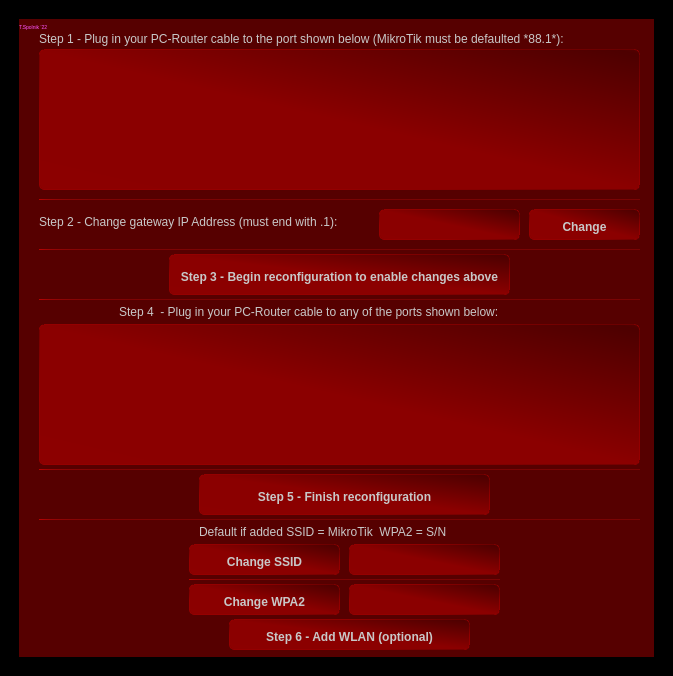
 <widget class="QMainWindow" name="MainWindow">
  <property name="geometry">
   <rect>
    <x>0</x>
    <y>0</y>
    <width>673</width>
    <height>676</height>
   </rect>
  </property>
  <property name="contextMenuPolicy">
   <enum>Qt::DefaultContextMenu</enum>
  </property>
  <property name="windowTitle">
   <string>MicroBrick</string>
  </property>
  <property name="windowIcon">
   <iconset>
    <normaloff>icon.ico</normaloff>icon.ico</iconset>
  </property>
  <property name="styleSheet">
   <string notr="true">background-color: rgb(0, 0, 0);</string>
  </property>
  <widget class="QWidget" name="centralwidget">
   <layout class="QGridLayout" name="gridLayout_3">
    <item row="0" column="0">
     <widget class="QFrame" name="frame">
      <property name="frameShape">
       <enum>QFrame::StyledPanel</enum>
      </property>
      <property name="frameShadow">
       <enum>QFrame::Raised</enum>
      </property>
      <layout class="QGridLayout" name="gridLayout">
       <item row="0" column="0">
        <widget class="QWidget" name="widgetOne" native="true">
         <property name="styleSheet">
          <string notr="true">QWidget#widgetOne{
	background-color: rgb(86, 0, 0);
}</string>
         </property>
         <widget class="QPushButton" name="ipButton">
          <property name="geometry">
           <rect>
            <x>510</x>
            <y>190</y>
            <width>111</width>
            <height>31</height>
           </rect>
          </property>
          <property name="font">
           <font>
            <family>Segoe UI</family>
            <pointsize>9</pointsize>
            <italic>false</italic>
            <bold>true</bold>
           </font>
          </property>
          <property name="styleSheet">
           <string notr="true">QPushButton {
	background-color: qlineargradient(spread:pad, x1:0, y1:1, x2:1, y2:0, stop:0 rgba(171, 0, 0, 162), stop:0.494382 rgba(169, 0, 0, 163), stop:0.98 rgba(72, 0, 0, 163), stop:1 rgba(0, 0, 0, 0));
	border: none;
	padding-top: 5px;
	color: rgb(200, 200, 200);
	border-radius: 5px;
	border-left: 1px solid rgb(0, 255, 127);
	border-right: 1px solid rgb(0, 255, 127);
	border-top: 1px solid rgb(0, 255, 127);
	border-bottom: 1px solid rgb(0, 255, 127);
	border-color: qlineargradient(spread:pad, x1:0, y1:1, x2:1, y2:0, stop:0 rgba(171, 0, 0, 162), stop:0.494382 rgba(169, 0, 0, 163), stop:0.98 rgba(72, 0, 0, 163), stop:1 rgba(0, 0, 0, 0));
	font: 900 9pt &quot;Segoe UI&quot;;
}
QPushButton:hover {
	background-color: qlineargradient(spread:pad, x1:0, y1:1, x2:1, y2:0, stop:0 rgba(215, 0, 0, 198), stop:0.494382 rgba(189, 0, 0, 198), stop:0.983146 rgba(102, 0, 0, 198), stop:1 rgba(0, 0, 0, 0));
	border-color: qlineargradient(spread:pad, x1:0, y1:1, x2:1, y2:0, stop:0 rgba(215, 0, 0, 198), stop:0.494382 rgba(189, 0, 0, 198), stop:0.983146 rgba(102, 0, 0, 198), stop:1 rgba(0, 0, 0, 0));
}
QPushButton:pressed {
	background-color: rgb(185, 185, 185);
}</string>
          </property>
          <property name="text">
           <string>Change</string>
          </property>
          <property name="flat">
           <bool>true</bool>
          </property>
         </widget>
         <widget class="QLabel" name="Step2Label">
          <property name="geometry">
           <rect>
            <x>20</x>
            <y>190</y>
            <width>331</width>
            <height>26</height>
           </rect>
          </property>
          <property name="styleSheet">
           <string notr="true">font: 900 9pt &quot;Segoe UI&quot;;
color: rgb(200, 200, 200);
background: transparent;</string>
          </property>
          <property name="text">
           <string>Step 2 - Change gateway IP Address (must end with .1):</string>
          </property>
         </widget>
         <widget class="Line" name="line5">
          <property name="geometry">
           <rect>
            <x>20</x>
            <y>170</y>
            <width>601</width>
            <height>20</height>
           </rect>
          </property>
          <property name="styleSheet">
           <string notr="true">color: qconicalgradient(cx:0.5, cy:0.5, angle:149.4, stop:0 rgba(255, 0, 0, 255), stop:0.505618 rgba(145, 5, 5, 255), stop:0.983146 rgba(0, 0, 0, 255), stop:1 rgba(0, 0, 0, 0));
background: transparent;
</string>
          </property>
          <property name="frameShadow">
           <enum>QFrame::Plain</enum>
          </property>
          <property name="orientation">
           <enum>Qt::Horizontal</enum>
          </property>
         </widget>
         <widget class="QLabel" name="label">
          <property name="geometry">
           <rect>
            <x>0</x>
            <y>0</y>
            <width>31</width>
            <height>16</height>
           </rect>
          </property>
          <property name="font">
           <font>
            <pointsize>4</pointsize>
           </font>
          </property>
          <property name="styleSheet">
           <string notr="true">background: transparent;
color: rgb(255, 85, 255);</string>
          </property>
          <property name="text">
           <string>T.Spolnik '22</string>
          </property>
         </widget>
         <widget class="Line" name="line2">
          <property name="geometry">
           <rect>
            <x>20</x>
            <y>270</y>
            <width>601</width>
            <height>20</height>
           </rect>
          </property>
          <property name="styleSheet">
           <string notr="true">color: qconicalgradient(cx:0.5, cy:0.5, angle:149.4, stop:0 rgba(255, 0, 0, 255), stop:0.505618 rgba(145, 5, 5, 255), stop:0.983146 rgba(0, 0, 0, 255), stop:1 rgba(0, 0, 0, 0));
background: transparent;
</string>
          </property>
          <property name="frameShadow">
           <enum>QFrame::Plain</enum>
          </property>
          <property name="orientation">
           <enum>Qt::Horizontal</enum>
          </property>
         </widget>
         <widget class="QPushButton" name="Step3ConfButton">
          <property name="geometry">
           <rect>
            <x>150</x>
            <y>235</y>
            <width>341</width>
            <height>41</height>
           </rect>
          </property>
          <property name="font">
           <font>
            <family>Segoe UI</family>
            <pointsize>9</pointsize>
            <italic>false</italic>
            <bold>true</bold>
           </font>
          </property>
          <property name="styleSheet">
           <string notr="true">QPushButton {
	background-color: qlineargradient(spread:pad, x1:0, y1:1, x2:1, y2:0, stop:0 rgba(171, 0, 0, 162), stop:0.494382 rgba(169, 0, 0, 163), stop:0.98 rgba(72, 0, 0, 163), stop:1 rgba(0, 0, 0, 0));
	border: none;
	padding-top: 5px;
	color: rgb(200, 200, 200);
	border-radius: 5px;
	border-left: 1px solid rgb(0, 255, 127);
	border-right: 1px solid rgb(0, 255, 127);
	border-top: 1px solid rgb(0, 255, 127);
	border-bottom: 1px solid rgb(0, 255, 127);
	border-color: qlineargradient(spread:pad, x1:0, y1:1, x2:1, y2:0, stop:0 rgba(171, 0, 0, 162), stop:0.494382 rgba(169, 0, 0, 163), stop:0.98 rgba(72, 0, 0, 163), stop:1 rgba(0, 0, 0, 0));
	font: 900 9pt &quot;Segoe UI&quot;;
}
QPushButton:hover {
	background-color: qlineargradient(spread:pad, x1:0, y1:1, x2:1, y2:0, stop:0 rgba(215, 0, 0, 198), stop:0.494382 rgba(189, 0, 0, 198), stop:0.983146 rgba(102, 0, 0, 198), stop:1 rgba(0, 0, 0, 0));
	border-color: qlineargradient(spread:pad, x1:0, y1:1, x2:1, y2:0, stop:0 rgba(215, 0, 0, 198), stop:0.494382 rgba(189, 0, 0, 198), stop:0.983146 rgba(102, 0, 0, 198), stop:1 rgba(0, 0, 0, 0));
}
QPushButton:pressed {
	background-color: rgb(185, 185, 185);
}</string>
          </property>
          <property name="text">
           <string>Step 3 - Begin reconfiguration to enable changes above</string>
          </property>
          <property name="flat">
           <bool>true</bool>
          </property>
         </widget>
         <widget class="QPushButton" name="InfoGraphic1Button">
          <property name="geometry">
           <rect>
            <x>20</x>
            <y>30</y>
            <width>601</width>
            <height>141</height>
           </rect>
          </property>
          <property name="font">
           <font>
            <family>Eras Bold ITC</family>
            <pointsize>11</pointsize>
            <bold>false</bold>
           </font>
          </property>
          <property name="styleSheet">
           <string notr="true">QPushButton {
	background: url(MikrotikStep1.png);
	background-color: qlineargradient(spread:pad, x1:0, y1:1, x2:1, y2:0, stop:0 rgba(171, 0, 0, 162), stop:0.494382 rgba(169, 0, 0, 163), stop:0.98 rgba(72, 0, 0, 163), stop:1 rgba(0, 0, 0, 0));
	border: none;
	padding-top: 5px;
	color: rgb(200, 200, 200);
	border-radius: 5px;
	border-left: 1px solid rgb(0, 255, 127);
	border-right: 1px solid rgb(0, 255, 127);
	border-top: 1px solid rgb(0, 255, 127);
	border-bottom: 1px solid rgb(0, 255, 127);
	border-color: qlineargradient(spread:pad, x1:0, y1:1, x2:1, y2:0, stop:0 rgba(171, 0, 0, 162), stop:0.494382 rgba(169, 0, 0, 163), stop:0.98 rgba(72, 0, 0, 163), stop:1 rgba(0, 0, 0, 0));
}
QPushButton:hover {
	background-color: qlineargradient(spread:pad, x1:0, y1:1, x2:1, y2:0, stop:0 rgba(215, 0, 0, 198), stop:0.494382 rgba(189, 0, 0, 198), stop:0.983146 rgba(102, 0, 0, 198), stop:1 rgba(0, 0, 0, 0));
	border-color: qlineargradient(spread:pad, x1:0, y1:1, x2:1, y2:0, stop:0 rgba(215, 0, 0, 198), stop:0.494382 rgba(189, 0, 0, 198), stop:0.983146 rgba(102, 0, 0, 198), stop:1 rgba(0, 0, 0, 0));
}
QPushButton:pressed {
	background-color: rgb(185, 185, 185);
}</string>
          </property>
          <property name="text">
           <string/>
          </property>
          <property name="flat">
           <bool>true</bool>
          </property>
         </widget>
         <widget class="QLabel" name="Step1Label">
          <property name="geometry">
           <rect>
            <x>20</x>
            <y>10</y>
            <width>601</width>
            <height>20</height>
           </rect>
          </property>
          <property name="styleSheet">
           <string notr="true">font: 900 9pt &quot;Segoe UI&quot;;
color: rgb(200, 200, 200);
background: transparent;</string>
          </property>
          <property name="text">
           <string>Step 1 - Plug in your PC-Router cable to the port shown below (MikroTik must be defaulted *88.1*):</string>
          </property>
         </widget>
         <widget class="QTextBrowser" name="ipView">
          <property name="geometry">
           <rect>
            <x>360</x>
            <y>190</y>
            <width>141</width>
            <height>31</height>
           </rect>
          </property>
          <property name="font">
           <font>
            <family>Segoe UI</family>
            <pointsize>9</pointsize>
            <italic>false</italic>
            <bold>true</bold>
           </font>
          </property>
          <property name="styleSheet">
           <string notr="true">color: rgb(255, 255, 255);
		background-color: qlineargradient(spread:pad, x1:0, y1:1, x2:1, y2:0, stop:0 rgba(171, 0, 0, 162), stop:0.494382 rgba(169, 0, 0, 163), stop:0.98 rgba(72, 0, 0, 163), stop:1 rgba(0, 0, 0, 0));
font: 900 9pt &quot;Segoe UI&quot;;
allign: center;


border: none;
	padding-top: 5px;
	color: rgb(200, 200, 200);
	border-radius: 5px;
	border-left: 1px solid rgb(0, 255, 127);
	border-right: 1px solid rgb(0, 255, 127);
	border-top: 1px solid rgb(0, 255, 127);
	border-bottom: 1px solid rgb(0, 255, 127);
	border-color: qlineargradient(spread:pad, x1:0, y1:1, x2:1, y2:0, stop:0 rgba(171, 0, 0, 162), stop:0.494382 rgba(169, 0, 0, 163), stop:0.98 rgba(72, 0, 0, 163), stop:1 rgba(0, 0, 0, 0));
</string>
          </property>
          <property name="html">
           <string>&lt;!DOCTYPE HTML PUBLIC &quot;-//W3C//DTD HTML 4.0//EN&quot; &quot;http://www.w3.org/TR/REC-html40/strict.dtd&quot;&gt;
&lt;html&gt;&lt;head&gt;&lt;meta name=&quot;qrichtext&quot; content=&quot;1&quot; /&gt;&lt;meta charset=&quot;utf-8&quot; /&gt;&lt;style type=&quot;text/css&quot;&gt;
p, li { white-space: pre-wrap; }
hr { height: 1px; border-width: 0; }
&lt;/style&gt;&lt;/head&gt;&lt;body style=&quot; font-family:'Segoe UI'; font-size:9pt; font-weight:900; font-style:normal;&quot;&gt;
&lt;p align=&quot;center&quot; style=&quot;-qt-paragraph-type:empty; margin-top:0px; margin-bottom:0px; margin-left:0px; margin-right:0px; -qt-block-indent:0; text-indent:0px; font-weight:400;&quot;&gt;&lt;br /&gt;&lt;/p&gt;&lt;/body&gt;&lt;/html&gt;</string>
          </property>
         </widget>
         <widget class="Line" name="line1">
          <property name="geometry">
           <rect>
            <x>20</x>
            <y>220</y>
            <width>601</width>
            <height>20</height>
           </rect>
          </property>
          <property name="styleSheet">
           <string notr="true">color: qconicalgradient(cx:0.5, cy:0.5, angle:149.4, stop:0 rgba(255, 0, 0, 255), stop:0.505618 rgba(145, 5, 5, 255), stop:0.983146 rgba(0, 0, 0, 255), stop:1 rgba(0, 0, 0, 0));
background: transparent;
</string>
          </property>
          <property name="frameShadow">
           <enum>QFrame::Plain</enum>
          </property>
          <property name="orientation">
           <enum>Qt::Horizontal</enum>
          </property>
         </widget>
         <widget class="QPushButton" name="Step5ConfButton">
          <property name="geometry">
           <rect>
            <x>180</x>
            <y>455</y>
            <width>291</width>
            <height>41</height>
           </rect>
          </property>
          <property name="font">
           <font>
            <family>Segoe UI</family>
            <pointsize>9</pointsize>
            <italic>false</italic>
            <bold>true</bold>
           </font>
          </property>
          <property name="styleSheet">
           <string notr="true">QPushButton {
	background-color: qlineargradient(spread:pad, x1:0, y1:1, x2:1, y2:0, stop:0 rgba(171, 0, 0, 162), stop:0.494382 rgba(169, 0, 0, 163), stop:0.98 rgba(72, 0, 0, 163), stop:1 rgba(0, 0, 0, 0));
	border: none;
	padding-top: 5px;
	color: rgb(200, 200, 200);
	border-radius: 5px;
	border-left: 1px solid rgb(0, 255, 127);
	border-right: 1px solid rgb(0, 255, 127);
	border-top: 1px solid rgb(0, 255, 127);
	border-bottom: 1px solid rgb(0, 255, 127);
	border-color: qlineargradient(spread:pad, x1:0, y1:1, x2:1, y2:0, stop:0 rgba(171, 0, 0, 162), stop:0.494382 rgba(169, 0, 0, 163), stop:0.98 rgba(72, 0, 0, 163), stop:1 rgba(0, 0, 0, 0));
	font: 900 9pt &quot;Segoe UI&quot;;
}
QPushButton:hover {
	background-color: qlineargradient(spread:pad, x1:0, y1:1, x2:1, y2:0, stop:0 rgba(215, 0, 0, 198), stop:0.494382 rgba(189, 0, 0, 198), stop:0.983146 rgba(102, 0, 0, 198), stop:1 rgba(0, 0, 0, 0));
	border-color: qlineargradient(spread:pad, x1:0, y1:1, x2:1, y2:0, stop:0 rgba(215, 0, 0, 198), stop:0.494382 rgba(189, 0, 0, 198), stop:0.983146 rgba(102, 0, 0, 198), stop:1 rgba(0, 0, 0, 0));
}
QPushButton:pressed {
	background-color: rgb(185, 185, 185);
}</string>
          </property>
          <property name="text">
           <string>Step 5 - Finish reconfiguration</string>
          </property>
          <property name="flat">
           <bool>true</bool>
          </property>
         </widget>
         <widget class="Line" name="line4">
          <property name="geometry">
           <rect>
            <x>20</x>
            <y>490</y>
            <width>601</width>
            <height>20</height>
           </rect>
          </property>
          <property name="styleSheet">
           <string notr="true">color: qconicalgradient(cx:0.5, cy:0.5, angle:149.4, stop:0 rgba(255, 0, 0, 255), stop:0.505618 rgba(145, 5, 5, 255), stop:0.983146 rgba(0, 0, 0, 255), stop:1 rgba(0, 0, 0, 0));
background: transparent;
</string>
          </property>
          <property name="frameShadow">
           <enum>QFrame::Plain</enum>
          </property>
          <property name="orientation">
           <enum>Qt::Horizontal</enum>
          </property>
         </widget>
         <widget class="QLabel" name="Step4Label">
          <property name="geometry">
           <rect>
            <x>100</x>
            <y>280</y>
            <width>431</width>
            <height>26</height>
           </rect>
          </property>
          <property name="styleSheet">
           <string notr="true">font: 900 9pt &quot;Segoe UI&quot;;
color: rgb(200, 200, 200);
background: transparent;</string>
          </property>
          <property name="text">
           <string>Step 4  - Plug in your PC-Router cable to any of the ports shown below:</string>
          </property>
         </widget>
         <widget class="QPushButton" name="InfoGraphic2Button">
          <property name="geometry">
           <rect>
            <x>20</x>
            <y>305</y>
            <width>601</width>
            <height>141</height>
           </rect>
          </property>
          <property name="font">
           <font>
            <family>Eras Bold ITC</family>
            <pointsize>11</pointsize>
            <bold>false</bold>
           </font>
          </property>
          <property name="styleSheet">
           <string notr="true">QPushButton {
	background: url(MikrotikStep2.png);
	background-color: qlineargradient(spread:pad, x1:0, y1:1, x2:1, y2:0, stop:0 rgba(171, 0, 0, 162), stop:0.494382 rgba(169, 0, 0, 163), stop:0.98 rgba(72, 0, 0, 163), stop:1 rgba(0, 0, 0, 0));
	border: none;
	padding-top: 5px;
	color: rgb(200, 200, 200);
	border-radius: 5px;
	border-left: 1px solid rgb(0, 255, 127);
	border-right: 1px solid rgb(0, 255, 127);
	border-top: 1px solid rgb(0, 255, 127);
	border-bottom: 1px solid rgb(0, 255, 127);
	border-color: qlineargradient(spread:pad, x1:0, y1:1, x2:1, y2:0, stop:0 rgba(171, 0, 0, 162), stop:0.494382 rgba(169, 0, 0, 163), stop:0.98 rgba(72, 0, 0, 163), stop:1 rgba(0, 0, 0, 0));
}
QPushButton:hover {
	background-color: qlineargradient(spread:pad, x1:0, y1:1, x2:1, y2:0, stop:0 rgba(215, 0, 0, 198), stop:0.494382 rgba(189, 0, 0, 198), stop:0.983146 rgba(102, 0, 0, 198), stop:1 rgba(0, 0, 0, 0));
	border-color: qlineargradient(spread:pad, x1:0, y1:1, x2:1, y2:0, stop:0 rgba(215, 0, 0, 198), stop:0.494382 rgba(189, 0, 0, 198), stop:0.983146 rgba(102, 0, 0, 198), stop:1 rgba(0, 0, 0, 0));
}
QPushButton:pressed {
	background-color: rgb(185, 185, 185);
}</string>
          </property>
          <property name="text">
           <string/>
          </property>
          <property name="flat">
           <bool>true</bool>
          </property>
         </widget>
         <widget class="Line" name="line3">
          <property name="geometry">
           <rect>
            <x>20</x>
            <y>440</y>
            <width>601</width>
            <height>20</height>
           </rect>
          </property>
          <property name="styleSheet">
           <string notr="true">color: qconicalgradient(cx:0.5, cy:0.5, angle:149.4, stop:0 rgba(255, 0, 0, 255), stop:0.505618 rgba(145, 5, 5, 255), stop:0.983146 rgba(0, 0, 0, 255), stop:1 rgba(0, 0, 0, 0));
background: transparent;
</string>
          </property>
          <property name="frameShadow">
           <enum>QFrame::Plain</enum>
          </property>
          <property name="orientation">
           <enum>Qt::Horizontal</enum>
          </property>
         </widget>
         <widget class="QLabel" name="wlanLabel">
          <property name="geometry">
           <rect>
            <x>180</x>
            <y>500</y>
            <width>281</width>
            <height>26</height>
           </rect>
          </property>
          <property name="styleSheet">
           <string notr="true">font: 900 9pt &quot;Segoe UI&quot;;
color: rgb(200, 200, 200);
background: transparent;</string>
          </property>
          <property name="text">
           <string>Default if added SSID = MikroTik  WPA2 = S/N</string>
          </property>
         </widget>
         <widget class="QTextBrowser" name="ssidView">
          <property name="geometry">
           <rect>
            <x>330</x>
            <y>525</y>
            <width>151</width>
            <height>31</height>
           </rect>
          </property>
          <property name="font">
           <font>
            <family>Segoe UI</family>
            <pointsize>9</pointsize>
            <italic>false</italic>
            <bold>true</bold>
           </font>
          </property>
          <property name="styleSheet">
           <string notr="true">color: rgb(255, 255, 255);
		background-color: qlineargradient(spread:pad, x1:0, y1:1, x2:1, y2:0, stop:0 rgba(171, 0, 0, 162), stop:0.494382 rgba(169, 0, 0, 163), stop:0.98 rgba(72, 0, 0, 163), stop:1 rgba(0, 0, 0, 0));
font: 900 9pt &quot;Segoe UI&quot;;
allign: center;


border: none;
	padding-top: 5px;
	color: rgb(200, 200, 200);
	border-radius: 5px;
	border-left: 1px solid rgb(0, 255, 127);
	border-right: 1px solid rgb(0, 255, 127);
	border-top: 1px solid rgb(0, 255, 127);
	border-bottom: 1px solid rgb(0, 255, 127);
	border-color: qlineargradient(spread:pad, x1:0, y1:1, x2:1, y2:0, stop:0 rgba(171, 0, 0, 162), stop:0.494382 rgba(169, 0, 0, 163), stop:0.98 rgba(72, 0, 0, 163), stop:1 rgba(0, 0, 0, 0));
</string>
          </property>
          <property name="html">
           <string>&lt;!DOCTYPE HTML PUBLIC &quot;-//W3C//DTD HTML 4.0//EN&quot; &quot;http://www.w3.org/TR/REC-html40/strict.dtd&quot;&gt;
&lt;html&gt;&lt;head&gt;&lt;meta name=&quot;qrichtext&quot; content=&quot;1&quot; /&gt;&lt;meta charset=&quot;utf-8&quot; /&gt;&lt;style type=&quot;text/css&quot;&gt;
p, li { white-space: pre-wrap; }
hr { height: 1px; border-width: 0; }
&lt;/style&gt;&lt;/head&gt;&lt;body style=&quot; font-family:'Segoe UI'; font-size:9pt; font-weight:900; font-style:normal;&quot;&gt;
&lt;p align=&quot;center&quot; style=&quot;-qt-paragraph-type:empty; margin-top:0px; margin-bottom:0px; margin-left:0px; margin-right:0px; -qt-block-indent:0; text-indent:0px; font-weight:400;&quot;&gt;&lt;br /&gt;&lt;/p&gt;&lt;/body&gt;&lt;/html&gt;</string>
          </property>
         </widget>
         <widget class="Line" name="line6">
          <property name="geometry">
           <rect>
            <x>170</x>
            <y>550</y>
            <width>311</width>
            <height>20</height>
           </rect>
          </property>
          <property name="styleSheet">
           <string notr="true">color: qconicalgradient(cx:0.5, cy:0.5, angle:149.4, stop:0 rgba(255, 0, 0, 255), stop:0.505618 rgba(145, 5, 5, 255), stop:0.983146 rgba(0, 0, 0, 255), stop:1 rgba(0, 0, 0, 0));
background: transparent;
</string>
          </property>
          <property name="frameShadow">
           <enum>QFrame::Plain</enum>
          </property>
          <property name="orientation">
           <enum>Qt::Horizontal</enum>
          </property>
         </widget>
         <widget class="QPushButton" name="ssidButton">
          <property name="geometry">
           <rect>
            <x>170</x>
            <y>525</y>
            <width>151</width>
            <height>31</height>
           </rect>
          </property>
          <property name="font">
           <font>
            <family>Segoe UI</family>
            <pointsize>9</pointsize>
            <italic>false</italic>
            <bold>true</bold>
           </font>
          </property>
          <property name="styleSheet">
           <string notr="true">QPushButton {
	background-color: qlineargradient(spread:pad, x1:0, y1:1, x2:1, y2:0, stop:0 rgba(171, 0, 0, 162), stop:0.494382 rgba(169, 0, 0, 163), stop:0.98 rgba(72, 0, 0, 163), stop:1 rgba(0, 0, 0, 0));
	border: none;
	padding-top: 5px;
	color: rgb(200, 200, 200);
	border-radius: 5px;
	border-left: 1px solid rgb(0, 255, 127);
	border-right: 1px solid rgb(0, 255, 127);
	border-top: 1px solid rgb(0, 255, 127);
	border-bottom: 1px solid rgb(0, 255, 127);
	border-color: qlineargradient(spread:pad, x1:0, y1:1, x2:1, y2:0, stop:0 rgba(171, 0, 0, 162), stop:0.494382 rgba(169, 0, 0, 163), stop:0.98 rgba(72, 0, 0, 163), stop:1 rgba(0, 0, 0, 0));
	font: 900 9pt &quot;Segoe UI&quot;;
}
QPushButton:hover {
	background-color: qlineargradient(spread:pad, x1:0, y1:1, x2:1, y2:0, stop:0 rgba(215, 0, 0, 198), stop:0.494382 rgba(189, 0, 0, 198), stop:0.983146 rgba(102, 0, 0, 198), stop:1 rgba(0, 0, 0, 0));
	border-color: qlineargradient(spread:pad, x1:0, y1:1, x2:1, y2:0, stop:0 rgba(215, 0, 0, 198), stop:0.494382 rgba(189, 0, 0, 198), stop:0.983146 rgba(102, 0, 0, 198), stop:1 rgba(0, 0, 0, 0));
}
QPushButton:pressed {
	background-color: rgb(185, 185, 185);
}</string>
          </property>
          <property name="text">
           <string>Change SSID</string>
          </property>
          <property name="flat">
           <bool>true</bool>
          </property>
         </widget>
         <widget class="QPushButton" name="wpa2Button">
          <property name="geometry">
           <rect>
            <x>170</x>
            <y>565</y>
            <width>151</width>
            <height>31</height>
           </rect>
          </property>
          <property name="font">
           <font>
            <family>Segoe UI</family>
            <pointsize>9</pointsize>
            <italic>false</italic>
            <bold>true</bold>
           </font>
          </property>
          <property name="styleSheet">
           <string notr="true">QPushButton {
	background-color: qlineargradient(spread:pad, x1:0, y1:1, x2:1, y2:0, stop:0 rgba(171, 0, 0, 162), stop:0.494382 rgba(169, 0, 0, 163), stop:0.98 rgba(72, 0, 0, 163), stop:1 rgba(0, 0, 0, 0));
	border: none;
	padding-top: 5px;
	color: rgb(200, 200, 200);
	border-radius: 5px;
	border-left: 1px solid rgb(0, 255, 127);
	border-right: 1px solid rgb(0, 255, 127);
	border-top: 1px solid rgb(0, 255, 127);
	border-bottom: 1px solid rgb(0, 255, 127);
	border-color: qlineargradient(spread:pad, x1:0, y1:1, x2:1, y2:0, stop:0 rgba(171, 0, 0, 162), stop:0.494382 rgba(169, 0, 0, 163), stop:0.98 rgba(72, 0, 0, 163), stop:1 rgba(0, 0, 0, 0));
	font: 900 9pt &quot;Segoe UI&quot;;
}
QPushButton:hover {
	background-color: qlineargradient(spread:pad, x1:0, y1:1, x2:1, y2:0, stop:0 rgba(215, 0, 0, 198), stop:0.494382 rgba(189, 0, 0, 198), stop:0.983146 rgba(102, 0, 0, 198), stop:1 rgba(0, 0, 0, 0));
	border-color: qlineargradient(spread:pad, x1:0, y1:1, x2:1, y2:0, stop:0 rgba(215, 0, 0, 198), stop:0.494382 rgba(189, 0, 0, 198), stop:0.983146 rgba(102, 0, 0, 198), stop:1 rgba(0, 0, 0, 0));
}
QPushButton:pressed {
	background-color: rgb(185, 185, 185);
}</string>
          </property>
          <property name="text">
           <string>Change WPA2</string>
          </property>
          <property name="flat">
           <bool>true</bool>
          </property>
         </widget>
         <widget class="QTextBrowser" name="wpa2View">
          <property name="geometry">
           <rect>
            <x>330</x>
            <y>565</y>
            <width>151</width>
            <height>31</height>
           </rect>
          </property>
          <property name="font">
           <font>
            <family>Segoe UI</family>
            <pointsize>9</pointsize>
            <italic>false</italic>
            <bold>true</bold>
           </font>
          </property>
          <property name="styleSheet">
           <string notr="true">color: rgb(255, 255, 255);
		background-color: qlineargradient(spread:pad, x1:0, y1:1, x2:1, y2:0, stop:0 rgba(171, 0, 0, 162), stop:0.494382 rgba(169, 0, 0, 163), stop:0.98 rgba(72, 0, 0, 163), stop:1 rgba(0, 0, 0, 0));
font: 900 9pt &quot;Segoe UI&quot;;
allign: center;


border: none;
	padding-top: 5px;
	color: rgb(200, 200, 200);
	border-radius: 5px;
	border-left: 1px solid rgb(0, 255, 127);
	border-right: 1px solid rgb(0, 255, 127);
	border-top: 1px solid rgb(0, 255, 127);
	border-bottom: 1px solid rgb(0, 255, 127);
	border-color: qlineargradient(spread:pad, x1:0, y1:1, x2:1, y2:0, stop:0 rgba(171, 0, 0, 162), stop:0.494382 rgba(169, 0, 0, 163), stop:0.98 rgba(72, 0, 0, 163), stop:1 rgba(0, 0, 0, 0));
</string>
          </property>
          <property name="html">
           <string>&lt;!DOCTYPE HTML PUBLIC &quot;-//W3C//DTD HTML 4.0//EN&quot; &quot;http://www.w3.org/TR/REC-html40/strict.dtd&quot;&gt;
&lt;html&gt;&lt;head&gt;&lt;meta name=&quot;qrichtext&quot; content=&quot;1&quot; /&gt;&lt;meta charset=&quot;utf-8&quot; /&gt;&lt;style type=&quot;text/css&quot;&gt;
p, li { white-space: pre-wrap; }
hr { height: 1px; border-width: 0; }
&lt;/style&gt;&lt;/head&gt;&lt;body style=&quot; font-family:'Segoe UI'; font-size:9pt; font-weight:900; font-style:normal;&quot;&gt;
&lt;p align=&quot;center&quot; style=&quot;-qt-paragraph-type:empty; margin-top:0px; margin-bottom:0px; margin-left:0px; margin-right:0px; -qt-block-indent:0; text-indent:0px; font-weight:400;&quot;&gt;&lt;br /&gt;&lt;/p&gt;&lt;/body&gt;&lt;/html&gt;</string>
          </property>
         </widget>
         <widget class="QPushButton" name="Step6Button">
          <property name="geometry">
           <rect>
            <x>210</x>
            <y>600</y>
            <width>241</width>
            <height>31</height>
           </rect>
          </property>
          <property name="font">
           <font>
            <family>Segoe UI</family>
            <pointsize>9</pointsize>
            <italic>false</italic>
            <bold>true</bold>
           </font>
          </property>
          <property name="styleSheet">
           <string notr="true">QPushButton {
	background-color: qlineargradient(spread:pad, x1:0, y1:1, x2:1, y2:0, stop:0 rgba(171, 0, 0, 162), stop:0.494382 rgba(169, 0, 0, 163), stop:0.98 rgba(72, 0, 0, 163), stop:1 rgba(0, 0, 0, 0));
	border: none;
	padding-top: 5px;
	color: rgb(200, 200, 200);
	border-radius: 5px;
	border-left: 1px solid rgb(0, 255, 127);
	border-right: 1px solid rgb(0, 255, 127);
	border-top: 1px solid rgb(0, 255, 127);
	border-bottom: 1px solid rgb(0, 255, 127);
	border-color: qlineargradient(spread:pad, x1:0, y1:1, x2:1, y2:0, stop:0 rgba(171, 0, 0, 162), stop:0.494382 rgba(169, 0, 0, 163), stop:0.98 rgba(72, 0, 0, 163), stop:1 rgba(0, 0, 0, 0));
	font: 900 9pt &quot;Segoe UI&quot;;
}
QPushButton:hover {
	background-color: qlineargradient(spread:pad, x1:0, y1:1, x2:1, y2:0, stop:0 rgba(215, 0, 0, 198), stop:0.494382 rgba(189, 0, 0, 198), stop:0.983146 rgba(102, 0, 0, 198), stop:1 rgba(0, 0, 0, 0));
	border-color: qlineargradient(spread:pad, x1:0, y1:1, x2:1, y2:0, stop:0 rgba(215, 0, 0, 198), stop:0.494382 rgba(189, 0, 0, 198), stop:0.983146 rgba(102, 0, 0, 198), stop:1 rgba(0, 0, 0, 0));
}
QPushButton:pressed {
	background-color: rgb(185, 185, 185);
}</string>
          </property>
          <property name="text">
           <string>Step 6 - Add WLAN (optional)</string>
          </property>
          <property name="flat">
           <bool>true</bool>
          </property>
         </widget>
         <zorder>line2</zorder>
         <zorder>Step2Label</zorder>
         <zorder>line5</zorder>
         <zorder>ipButton</zorder>
         <zorder>label</zorder>
         <zorder>Step3ConfButton</zorder>
         <zorder>InfoGraphic1Button</zorder>
         <zorder>Step1Label</zorder>
         <zorder>ipView</zorder>
         <zorder>line1</zorder>
         <zorder>Step5ConfButton</zorder>
         <zorder>line4</zorder>
         <zorder>Step4Label</zorder>
         <zorder>InfoGraphic2Button</zorder>
         <zorder>line3</zorder>
         <zorder>wlanLabel</zorder>
         <zorder>ssidView</zorder>
         <zorder>line6</zorder>
         <zorder>ssidButton</zorder>
         <zorder>wpa2Button</zorder>
         <zorder>wpa2View</zorder>
         <zorder>Step6Button</zorder>
        </widget>
       </item>
      </layout>
     </widget>
    </item>
   </layout>
  </widget>
 </widget>
